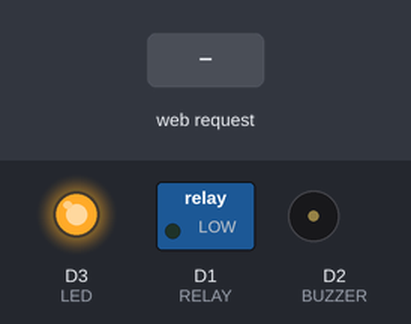
Bench run of a sketch on a simulated ESP8266 (NodeMCU). On the bench: switched loads named in the sketch (green lamp = pin HIGH), output pins drawn as LEDs (lit = HIGH), buzzer (waves = sounding, pin HIGH). The test bench sets the inputs (shaded band). WiFi joins after 1.5 s; servers stay silent unless stated; what the sketch prints to the serial monitor is not drawn.

Above: at 3.0 s.
3.1 s: HTTP request GET /light received
At 3.8 s:
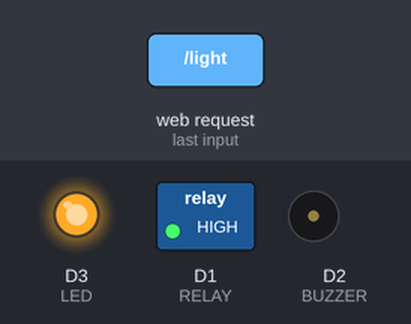
4.6 s: HTTP request GET /beep received
At 4.75 s:
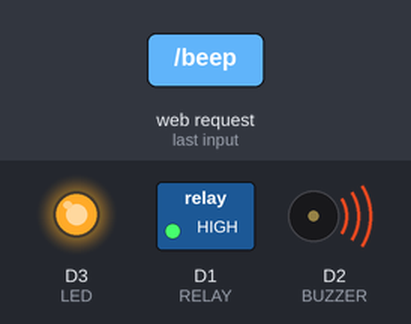
Timing chart, 0 to 7.6 s (numbered marks = the images above; inputs shaded):
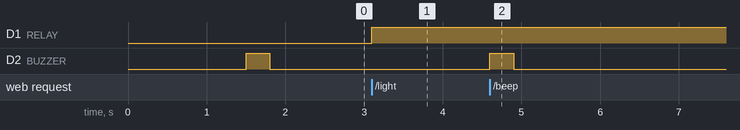

The sketch:

ArduinoRemotePoint.ino
```cpp
#include <ESP8266WiFi.h>
#include <WiFiClient.h>
#include <ESP8266WebServer.h>
#include <ESP8266mDNS.h>

const char* ssid = "xxxxx";
const char* password = "xxxxx";
const int RELAY = D1;
const int BUZZER = D2;
const int LED = D3;

ESP8266WebServer server(3000);

bool statusLight = false;

void handleRoot() {
  server.send(200, "text/plain", "online");
}

void handleLight() {
  if(statusLight)
    digitalWrite(RELAY, LOW);
  else
    digitalWrite(RELAY, HIGH);

  statusLight = !statusLight;
  server.send(200, "text/plain", "switched!");
}

void handleBeep() {
  digitalWrite(BUZZER, HIGH);
  delay(300);
  digitalWrite(BUZZER, LOW);
  server.send(200, "text/plain", "beeped!");
}

void setup(void){
  pinMode(RELAY, OUTPUT);
  pinMode(BUZZER, OUTPUT);
  pinMode(LED, OUTPUT);
  digitalWrite(LED, LOW);
  digitalWrite(BUZZER, LOW);
  digitalWrite(LED, LOW);

  Serial.begin(115200);
  WiFi.mode(WIFI_STA);
  WiFi.begin(ssid, password);

  while (WiFi.status() != WL_CONNECTED) {
    delay(500);
    Serial.print(".");
  }
  Serial.println("");
  Serial.print("Connected to ");
  Serial.println(ssid);
  Serial.print("IP address: ");
  Serial.println(WiFi.localIP());

  if (MDNS.begin("esp8266"))
    Serial.println("MDNS responder started");

  digitalWrite(LED, HIGH);
  digitalWrite(BUZZER, HIGH);
  delay(300);
  digitalWrite(BUZZER, LOW);
  server.on("/", handleRoot);
  server.on("/light", handleLight);
  server.on("/beep", handleBeep);

  server.begin();
  Serial.println("HTTP server started");
}

void loop(void){
  server.handleClient();
}
```

Measured:
- after the input at 3.1 s, D1 (RELAY): LOW → HIGH at once
- after the input at 4.6 s, D2 (BUZZER): LOW → HIGH at once, → LOW 0.30 s later
